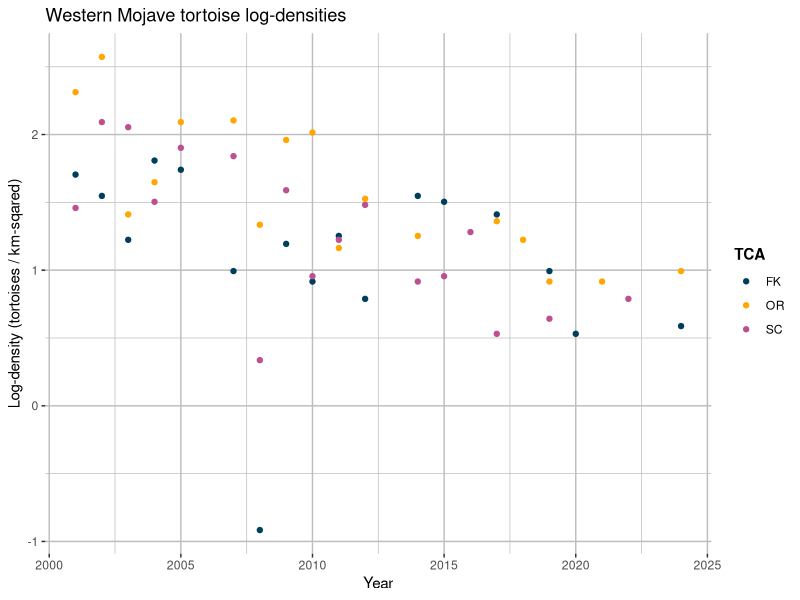
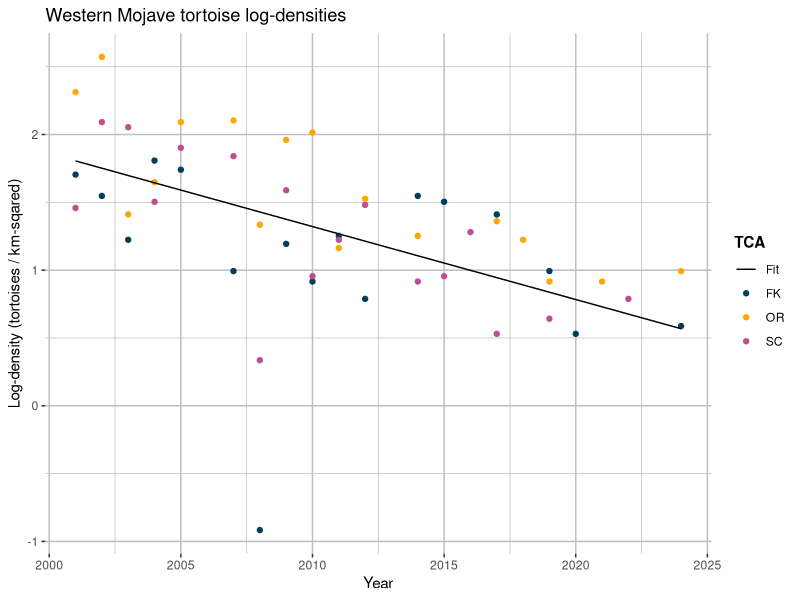

Write R code to recreate these figures, in order.
library(dplyr)
library(ggplot2)

# Import tortoise data
df <- read.csv("./data/tortoise_densities.csv")

# Log-transform densities
df[2:dim(df)[2]] <- lapply(df[2:dim(df)[2]], log)

# Define RUs and TCAs, for my own reference
western_mojave <- c("FK", "SC", "OR")
colorado_desert <- c("PV", "FE", "CM", "PT", "JT", "CK", "AG")
eastern_mojave <- c("EV", "IV")
northeastern_mojave <- c("CS", "MM", "GB", "BD")

# Plot WM log-densities
colors = c("FK" = "#003f5c", "SC" = "#bc5090", "OR" = "#ffa600")
wm_plot <- ggplot(df, aes(x = year)) +
  geom_point(aes(y = FK, color = "FK")) +
  geom_point(aes(y = SC, color = "SC")) +
  geom_point(aes(y = OR, color = "OR")) +
  scale_color_manual(values = colors, name  = "TCA") +
  theme(panel.background = element_rect(fill = "white"),
        panel.grid.major = element_line(color = "grey"),
        panel.grid.minor = element_line(color = "grey"),
        legend.title = element_text(face = "bold")) +
  xlab("Year") +
  ylab("Log-density (tortoises / km-sqared)") + 
  ggtitle("Western Mojave tortoise log-densities")
ggsave("./plots/tortoiseDensities/western_mojave.png", wm_plot)

# Average WM densities
y = (df$FK + df$SC + df$OR) * 1 / 3
fit <- lm(y ~ df$year)

# Isolate fit
b <- fit$coefficients[1]
m <- fit$coefficients[2]
line = data.frame(year = df$year, y = df$year * m + b)

# Plot fit
colors = c("FK" = "#003f5c", "SC" = "#bc5090", "OR" = "#ffa600", "Fit" = "black")
wm_fit_plot <- ggplot(df, aes(x = year)) +
  geom_point(aes(y = FK, color = "FK")) +
  geom_point(aes(y = SC, color = "SC")) +
  geom_point(aes(y = OR, color = "OR")) +
  geom_line(aes(y = y, color = "Fit"), data = line) +
  scale_color_manual(values = colors, name  = "TCA") +
  theme(panel.background = element_rect(fill = "white"),
        panel.grid.major = element_line(color = "grey"),
        panel.grid.minor = element_line(color = "grey"),
        legend.title = element_text(face = "bold")) +
  xlab("Year") +
  ylab("Log-density (tortoises / km-sqared)") + 
  ggtitle("Western Mojave tortoise log-densities")
ggsave("./plots/tortoiseDensities/western_mojave_fit.png", wm_fit_plot)
